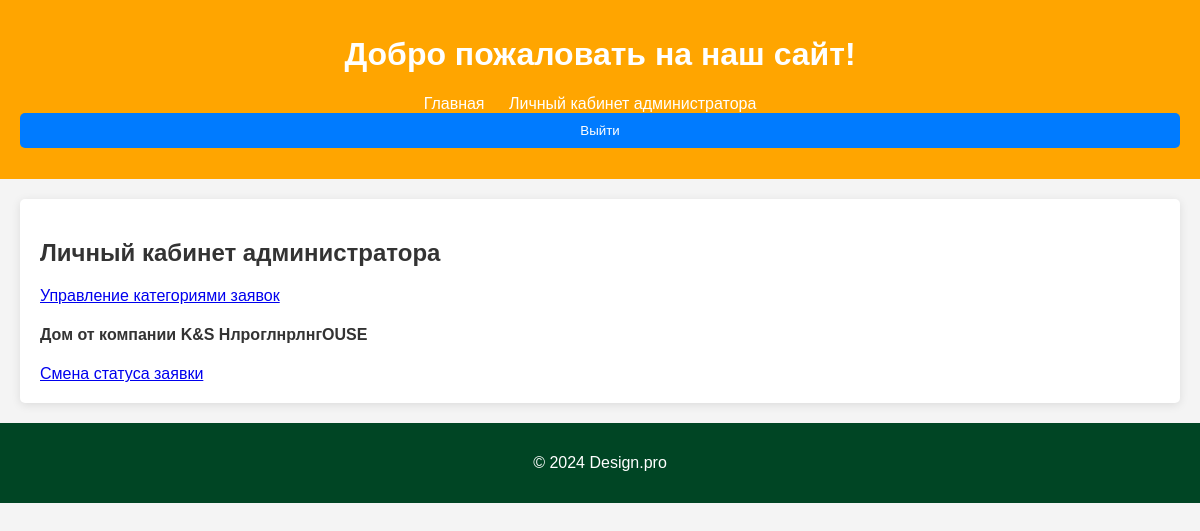
The page /designapp/admin_profile/ (signed in) on the database as committed earlier.
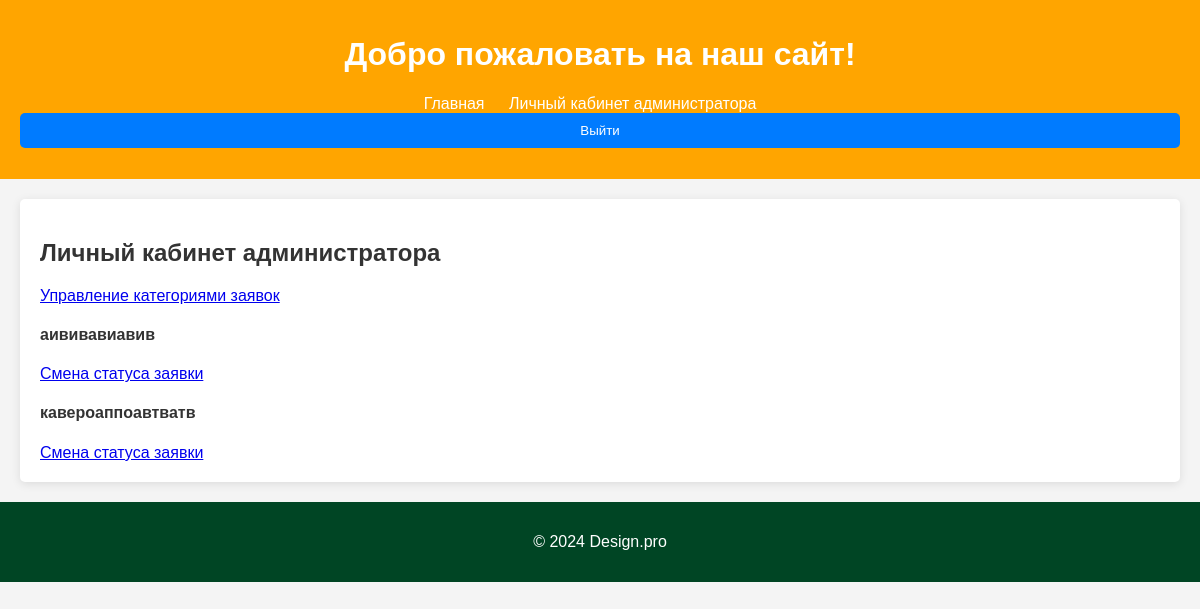
The same page on the database as committed later.
### designapp/models.py (models this page shows, shortened)
class Application(models.Model):
    user = models.ForeignKey(settings.AUTH_USER_MODEL, on_delete=models.CASCADE, related_name='applications')
    timestamp = models.DateTimeField(auto_now_add=True)
    title = models.CharField(max_length=255, blank=False)
    description = models.TextField(blank=False)
    category = models.ForeignKey(Category, on_delete=models.CASCADE)
    status = models.CharField(max_length=50, default='Новая')  # Например, 'Принято в работу', 'Выполнено', 'Новая'
    photo = models.ImageField(upload_to='photos/', null=True, blank=False)
    comment = models.TextField(null=True, blank=False)
    design_image = models.ImageField(upload_to='designs/', null=True, blank=False)

### designapp/views.py (the view)
# urls.py: path('admin_profile/', views.AdminProfileView.as_view(), name='admin-profile'),
class AdminProfileView(LoginRequiredMixin, UserPassesTestMixin, generic.TemplateView):
    template_name = 'designapp/admin_profile.html'
    def test_func(self):
        return self.request.user.is_superuser  # Проверка, является ли пользователь администратором
    def get_context_data(self, **kwargs):
        context = super().get_context_data(**kwargs)
        context['applications'] = Application.objects.filter(status='Новая')
        return context

### designapp/templates/designapp/Admin_profile.html (shortened to what this page needs)
{% extends "base.html" %}
{% block content %}
    <div class="admin-profile">
        <h2>Личный кабинет администратора</h2>
        <a href="{% url 'designapp:admin-category-list' %}" class="btn">Управление категориями заявок</a>
        {% for application in applications %}
            <div class="application-item">
                <h4>{{ application.title }}</h4>
                <a href="{% url 'designapp:change-status' application.id %}">Смена статуса заявки</a>
            </div>
        {% empty %}
            <p>Нет заявок со статусом "Новая".</p>
        {% endfor %}
    </div>
{% endblock %}

Rows that differ between the two databases and show on the page:
no longer on this page (row edited): Application: title "Дом от компании K&S HлроглнрлнгOUSE"
added Application: title "аививавиавив"
added Application: title "кавероаппоавтватв"
